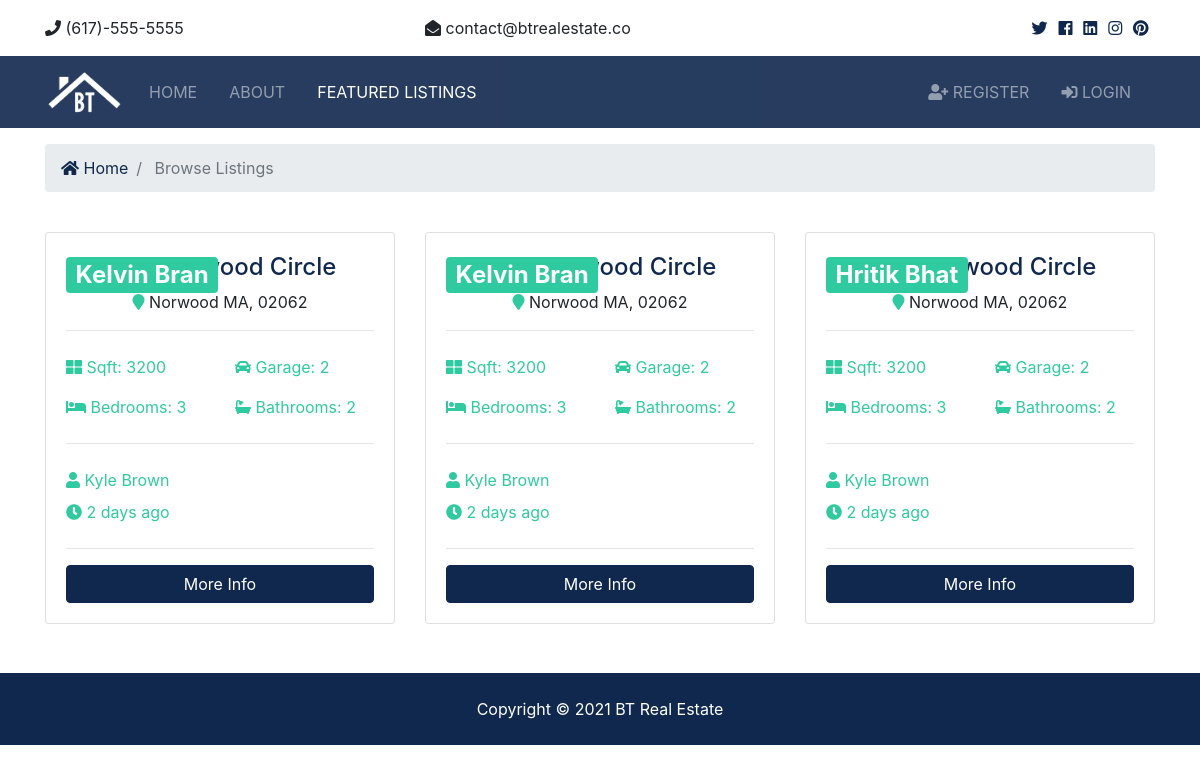
/listings/?page=2, run on an earlier commit of the app's database.
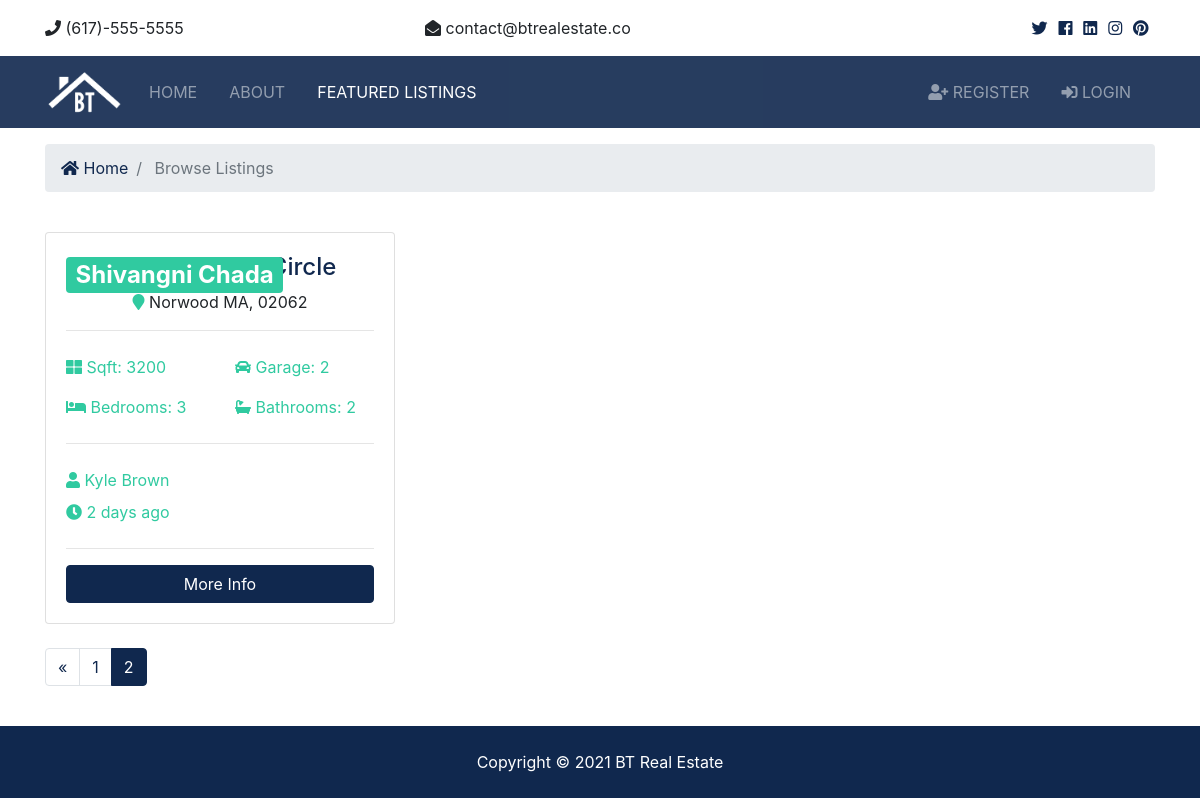
And on a later commit of the database.
### listings/models.py (models this page shows, shortened)
class Listings(models.Model):
    realtor=models.ForeignKey(Realtor,on_delete=models.DO_NOTHING)
    title=models.CharField(max_length=200)
    address=models.CharField(max_length=200)
    city=models.CharField(max_length=200)
    state=models.CharField(max_length=200)
    zipcode=models.CharField(max_length=200)
    description=models.CharField(max_length=200)
    price=models.IntegerField()
    bedrooms=models.IntegerField()
    bathrooms=models.DecimalField(max_digits=2, decimal_places=1)
    garage=models.IntegerField(default=0)
    sqft=models.IntegerField()
    lot_size=models.DecimalField(max_digits=5,decimal_places=1)
    photo_main=models.ImageField(upload_to='photos/%Y/%m/%d/')
    photo_1=models.ImageField(upload_to='photos/%Y/%m/%d/',blank=True)
    photo_2=models.ImageField(upload_to='photos/%Y/%m/%d/',blank=True)
    photo_3=models.ImageField(upload_to='photos/%Y/%m/%d/',blank=True)
    photo_4=models.ImageField(upload_to='photos/%Y/%m/%d/',blank=True)
    photo_5=models.ImageField(upload_to='photos/%Y/%m/%d/',blank=True)
    photo_6=models.ImageField(upload_to='photos/%Y/%m/%d/',blank=True)
    is_published=models.BooleanField(default=True)
    list_date=models.DateTimeField(default=datetime.now(),blank=True)

### realtors/models.py (models this page shows, shortened)
class Realtor(models.Model):
    name=models.CharField(max_length=200)
    photo=models.ImageField(upload_to='photos/%Y/%m/%d')
    description=models.TextField(blank=True)
    phone=models.CharField(max_length=20)
    email=models.CharField(max_length=50)
    is_mvp=models.BooleanField(default=False)
    hire_date=models.DateTimeField(default=datetime.now,blank=True)

### listings/views.py (the view)
# urls.py: path('',views.index,name='listings'),
def index(request):
    listings=Listings.objects.all()
    paginator=Paginator(listings, 3)
    page=request.GET.get('page')
    paged_listings=paginator.get_page(page)
    context={
        'listings':paged_listings
    }
    return render(request,'listngs/listings.html',context)

### templates/listngs/listings.html (shortened to what this page needs)
{% extends 'base.html'  %}
{% block content  %}
<section id="bc" class="mt-3">
    <div class="container">
        <nav aria-label="breadcrumb">
            <ol class="breadcrumb">
                <li class="breadcrumb-item">
                    <a href="{%url 'index'%}">
                        <i class="fas fa-home"></i> Home</a>
                </li>
                <li class="breadcrumb-item active"> Browse Listings</li>
            </ol>
        </nav>
    </div>
</section>
<section id="listings" class="py-4">
    <div class="container">
        <div class="row">
            {% for list in listings %}
            <div class="col-md-6 col-lg-4 mb-4">
                <div class="card listing-preview">
                    <div class="card-img-overlay">
                        <h2>
                            <span class="badge badge-secondary text-white">{{list.realtor.name}}</span>
                        </h2>
                    </div>
                    <div class="card-body">
                        <div class="listing-heading text-center">
                            <h4 class="text-primary">45 Drivewood Circle</h4>
                            <p>
                                <i class="fas fa-map-marker text-secondary"></i> Norwood MA, 02062</p>
                        </div>
                        <hr>
                        <div class="row py-2 text-secondary">
                            <div class="col-6">
                                <i class="fas fa-th-large"></i> Sqft: 3200</div>
                            <div class="col-6">
                                <i class="fas fa-car"></i> Garage: 2</div>
                        </div>
                        <div class="row py-2 text-secondary">
                            <div class="col-6">
                                <i class="fas fa-bed"></i> Bedrooms: 3</div>
                            <div class="col-6">
                                <i class="fas fa-bath"></i> Bathrooms: 2</div>
                        </div>
                        <hr>
                        <div class="row py-2 text-secondary">
                            <div class="col-12">
                                <i class="fas fa-user"></i> Kyle Brown</div>
                        </div>
                        <div class="row text-secondary pb-2">
                            <div class="col-6">
                                <i class="fas fa-clock"></i> 2 days ago</div>
                        </div>
                        <hr>
                        <a href="{% url 'listing' list.id %}" class="btn btn-primary btn-block">More Info</a>
                    </div>
                </div>
            </div>
            {% endfor %}
        </div>
        <div class="row">
            <div class="col-md-12">
                {% if listings.has_other_pages %}
                    <ul class="pagination">
                        {% if listings.has_previous %}
                        <li class="page-item">
                            <a href="?page={{listings.previous_page_number}}" class="page-link">&laquo;</a>
                        </li>
                        {% else %}
                        <li class="page-item disabled">
                            <a class="page-link">&laquo;</a>
                        </li>
                        {% endif %}
                        {% for i in listings.paginator.page_range %}
                          {%  if listings.number == i  %}
                        <li class="page-item active">
                            <a class="page-link">{{i}}</a>
                        </li>
                        {% else %}
                        <li class="page-item">
                            <a href="?page={{i}}" class="page-link">{{i}}</a>
                        </li>
                        {% endif  %}
                        {% endfor %}
                    </ul>
                {% endif %}
            </div>
        </div>
    </div>
</section>
{% endblock %}

What changed in the data, as far as the page shows it:
no longer on this page (row unchanged): Listings: realtor.name "Kelvin Bran"
no longer on this page (row unchanged): Listings: realtor.name "Kelvin Bran"
no longer on this page (row unchanged): Listings: realtor.name "Hritik Bhat"
added Listings: realtor.name "Shivangni Chada"
Also different on the page:
new list line: "1"
new list line: "2"
